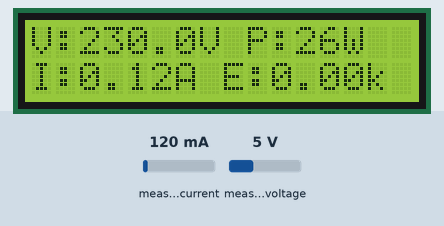
This sketch was run on a simulated ESP32. On the bench: 16×2 character LCD. The test bench sets the inputs (shaded band); at power-on: measured current 120 mA, measured voltage 5 V. WiFi joins after 1.5 s; servers stay silent unless stated; what the sketch prints to the serial monitor is not drawn.

Above: at 5.8 s.
5.9 s: measured current set to 40 mA
At 7.8 s:
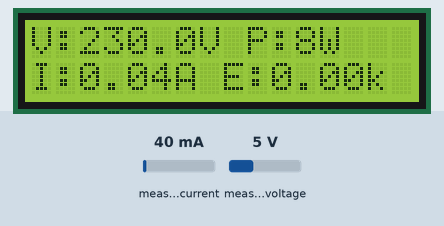
8.2 s: measured voltage set to 0.3 V
At 9.3 s:
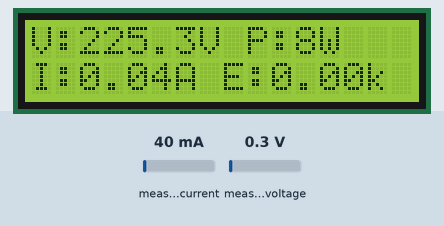
10.2 s: measured current set to 500 mA
At 11.9 s:
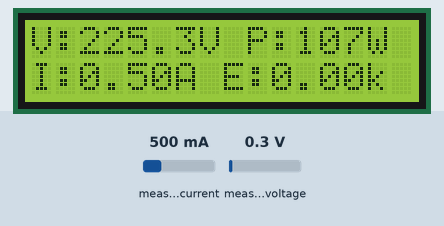
12.2 s: measured voltage set to 3.8 V
At 13.7 s:
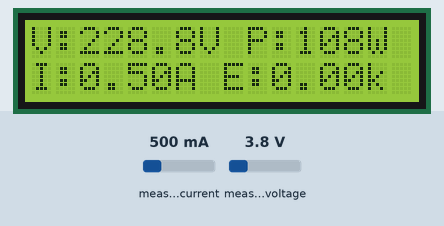
Timing chart, 0 to 15.2 s (numbered marks = the images above; inputs shaded):
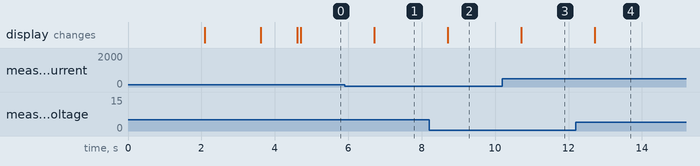

Measured:
- after the input at 5.9 s, the display: changes after 0.81 s (image 1)
- after the input at 8.2 s, the display: changes after 0.51 s (image 2)
- after the input at 10.2 s, the display: changes after 0.51 s (image 3)
- after the input at 12.2 s, the display: changes after 0.51 s (image 4)

The sketch:

sketch_oct30a.ino
```cpp
#include <WiFi.h>
#include <Firebase_ESP_Client.h>
#include <PZEM004Tv30.h>
#include <Wire.h>
#include <LiquidCrystal_I2C.h>

// Wi-Fi Credentials (PLACEHOLDERS FOR GITHUB)
#define WIFI_SSID "YOUR_WIFI_SSID"
#define WIFI_PASSWORD "YOUR_WIFI_PASSWORD"

// Firebase Credentials (PLACEHOLDERS FOR GITHUB)
#define DATABASE_SECRET "YOUR_FIREBASE_DATABASE_SECRET"
#define DATABASE_URL "https://iot-energylink-default-rtdb.asia-southeast1.firebasedatabase.app"

// PZEM-004T HardwareSerial Pins
#define PZEM_RX_PIN 16  // Connects to PZEM TX
#define PZEM_TX_PIN 17  // Connects to PZEM RX

PZEM004Tv30 pzem(Serial2, PZEM_RX_PIN, PZEM_TX_PIN);

// Initialize 16x2 LCD at common I2C address 0x27
LiquidCrystal_I2C lcd(0x27, 16, 2);

FirebaseData fbdo;
FirebaseAuth auth;
FirebaseConfig config;

unsigned long sendDataPrevMillis = 0;
const unsigned long timerDelay = 2000;

void setup() {
  Serial.begin(115200);

  // --- LCD Hardware Stability Fixes ---
  delay(2000);             // Give the yellow LCD time to boot completely
  Wire.begin(21, 22);      // Explicitly set I2C pins
  Wire.setClock(50000);    // Slow down I2C clock to keep the screen synced
  // ------------------------------------

  // Initialize LCD
  lcd.init();
  lcd.backlight();
  lcd.setCursor(0, 0);
  lcd.print("EnergyLink IoT");
  lcd.setCursor(0, 1);
  lcd.print("Connecting WiFi");

  WiFi.begin(WIFI_SSID, WIFI_PASSWORD);
  Serial.print("Connecting to Wi-Fi");
  while (WiFi.status() != WL_CONNECTED) {
    Serial.print(".");
    delay(300);
  }
  Serial.println();
  Serial.print("Connected with IP: ");
  Serial.println(WiFi.localIP());

  // Show connected status on LCD
  lcd.clear();
  lcd.setCursor(0, 0);
  lcd.print("WiFi Connected!");
  delay(1000);
  lcd.clear();

  // Configure Firebase
  config.database_url = DATABASE_URL;
  config.signer.tokens.legacy_token = DATABASE_SECRET;

  Firebase.begin(&config, &auth);
  Firebase.reconnectWiFi(true);
}

void loop() {
  if (millis() - sendDataPrevMillis > timerDelay || sendDataPrevMillis == 0) {
    sendDataPrevMillis = millis();

    float voltage = pzem.voltage();
    float current = pzem.current();
    float power = pzem.power();
    float energy = pzem.energy();
    float frequency = pzem.frequency();
    float pf = pzem.pf();

    // Prevent NaN errors if the sensor communication drops
    if (isnan(voltage))   voltage = 0.0;
    if (isnan(current))   current = 0.0;
    if (isnan(power))     power = 0.0;
    if (isnan(energy))    energy = 0.0;
    if (isnan(frequency)) frequency = 50.0;
    if (isnan(pf))        pf = 1.0;

    // --- Hardware Ghost Data Filter ---
    // If the AC mains is disconnected, force active metrics to true zero
    if (voltage < 50.0) {
        voltage = 0.0;
        current = 0.0;
        power = 0.0;
        frequency = 0.0;
        pf = 0.0;
    }
    // ----------------------------------

    // --- Update LCD Display (4 Parameters) ---
    // Top Row: Voltage and Power
    String row1 = "V:" + String(voltage, 1) + "V P:" + String((int)power) + "W";

    // Bottom Row: Current and Energy
    String row2 = "I:" + String(current, 2) + "A E:" + String(energy, 2) + "k";

    // Add invisible spaces to the end of the text to erase old digits
    while(row1.length() < 16) row1 += " ";
    while(row2.length() < 16) row2 += " ";

    // Print to the screen
    lcd.setCursor(0, 0);
    lcd.print(row1);

    lcd.setCursor(0, 1);
    lcd.print(row2);
    // -----------------------------------------

    // Package data for Firebase
    FirebaseJson json;
    json.set("voltage", voltage);
    json.set("current", current);
    json.set("power", power);
    json.set("energy", energy);
    json.set("frequency", frequency);
    json.set("pf", pf);

    Serial.printf("Pushing -> V: %.1fV, I: %.2fA, P: %.1fW\n", voltage, current, power);

    // Push to the Realtime Database
    if (Firebase.RTDB.setJSON(&fbdo, "/Energy", &json)) {
      Serial.println("Firebase update SUCCESS");
    } else {
      Serial.print("Firebase update FAILED: ");
      Serial.println(fbdo.errorReason());
    }
  }
}
```
